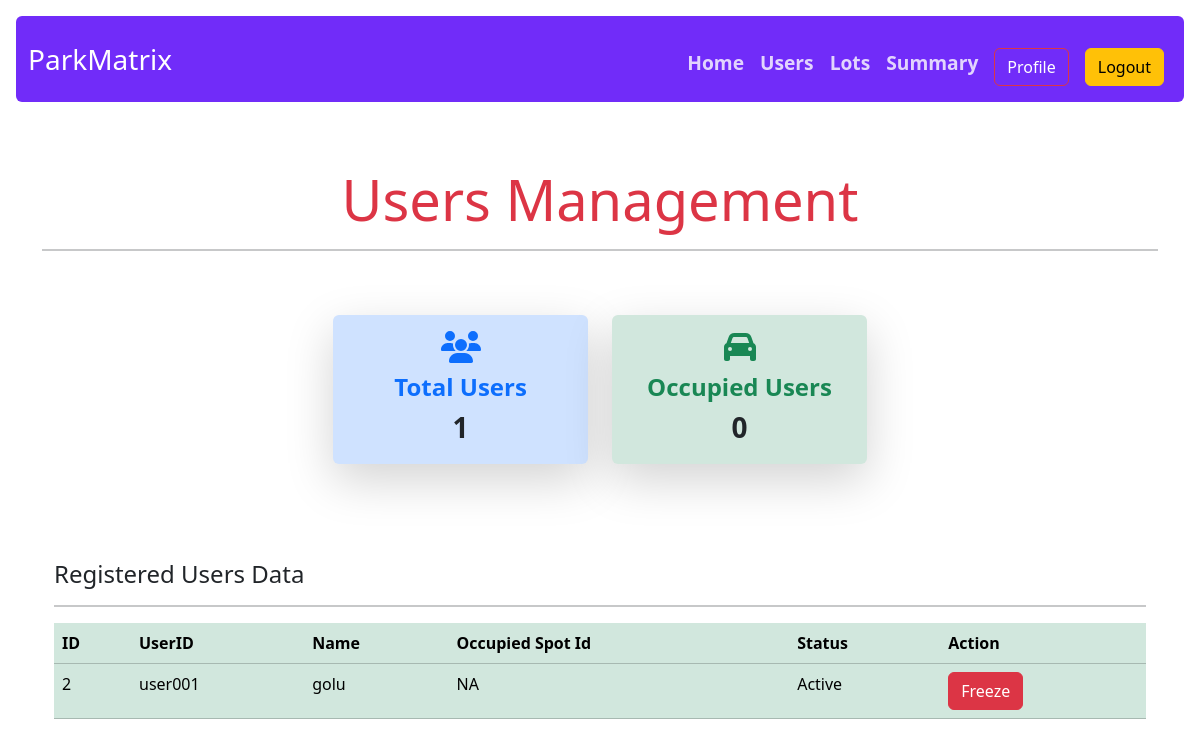
Screenshot of /user_list (signed in) with the database file from the repository.
### models.py (models this page shows)
class User(db.Model):
    id = db.Column(db.Integer , primary_key = True)
    username = db.Column(db.String(32) , unique = True, nullable=False)
    passhash = db.Column(db.String(256), nullable = False)
    name = db.Column(db.String(64), nullable=False)
    is_admin = db.Column(db.Boolean, nullable = False , default = False)
    is_active_user = db.Column(db.Boolean, nullable = False , default = True)
    acquired_spot = db.relationship("Bookedspot", backref="user", lazy='dynamic',cascade='all, delete-orphan')

### routes.py (the view)
@app.route('/user_list')
@admin_required
def user_list():
    all_users = User.query.all()
    user_count = User.query.filter_by(is_active_user = True, is_admin=False).count()
    bookings_count = ParkingSpot.query.filter_by(occupied_status=True).count()
    usermodel = []
    for user in all_users:
        if user.is_admin:
            continue
        current_spot_id = "NA"
        current_spot_number = "NA"
        active_booking = Bookedspot.query.filter_by(user_id=user.id, vehicle_released=False).first()
        if active_booking:
            parking_spot = ParkingSpot.query.get(active_booking.spot_id)
            current_spot_id = parking_spot.id
            current_spot_number = parking_spot.spot_number
        usermodel.append({
            'id': user.id,
            'username': user.username,
            'name': user.name,
            'spot_id': current_spot_id,
            'spot_number': current_spot_number,
            'deleted_spot': user.is_active_user
        })
    return render_template('user_list.html', usermodel=usermodel, user_count=user_count, bookings_count=bookings_count)

### routes.py (called while the page is built)
@app.context_processor
def inject_user():
    user = None
    if 'user_id' in session:
        user = User.query.get(session['user_id'])
    return dict(user=user)

def admin_required(func):
    @wraps(func)
    def inner(*args, **kwargs):
        if 'user_id'not in session:
            flash("Please log in first.")
            return redirect(url_for('login'))
        user = User.query.get(session['user_id'])
        if not user.is_admin:
            flash("You are not an admin.")
            return redirect(url_for('user_dashboard'))
        return func(*args, **kwargs)
    return inner

### templates/user_list.html (shortened to what this page needs)
{% extends 'layout.html' %}
{% block content %}
<div class="container-lg py-5">
  <h3 class="display-4 text-center mb-2  text-danger">
    Users Management
  </h3>
  <hr class="border-2">
  <div class="container py-5 mx-auto">
    <div class="row g-4 justify-content-center">
      <div class="col-12 col-sm-6 col-md-5 col-lg-3">
        <div class="card shadow-lg border-0 bg-primary-subtle text-dark h-100 rounded-xl">
          <div class="card-body text-center p-3">
            <i class="fas fa-users fa-2x mb-2 text-primary"></i>
            <h4 class="card-title fw-semibold text-primary mb-1">Total Users</h4>
            <p class="fs-3 fw-bold mb-0">{{user_count}}</p>
          </div>
        </div>
      </div>
      <div class="col-12 col-sm-6 col-md-5 col-lg-3">
        <div class="card shadow-lg border-0 bg-success-subtle text-dark h-100 rounded-xl">
          <div class="card-body text-center p-3">
            <i class="fas fa-car fa-2x mb-2 text-success"></i>
            <h4 class="card-title fw-semibold text-success mb-1">Occupied Users</h4>
            <p class="fs-3 fw-bold mb-0">{{bookings_count}}</p>
          </div>
        </div>
      </div>
    </div>
  </div>
  <div class="container-lg">
    <h4 class="text-start dispaly-1 mb-3 mt-5 ">Registered Users Data</h4>
    <hr class="border-2">
    <table class="table table-success ">
      <thead>
        <tr>
          <th scope="col">ID</th>
          <th scope="col">UserID</th>
          <th scope="col">Name</th>
          <th scope="col">Occupied Spot Id</th>
          <th scope="col">Status</th>
          <th scope="col">Action</th>
        </tr>
      </thead>
      <tbody>
        {% for users in usermodel %}
        <tr>
          <td>{{users.id}}</td>
          <td>{{users.username}}</td>
          <td>{{users.name}}</td>
          <td>{% if users.spot_id != 0 %}
            {{users.spot_id}}
            {% endif %}
          </td>
          <td> {% if users.deleted_spot %}
            Active
            {% else %}
            Inactive
            {% endif %}
           </td>
          <td>
            {% if users.deleted_spot %}
            <a href="{{ url_for('deactivate_user' , uid = users.id) }}" class="btn btn-danger">Freeze</a>
            {% else %}
            <a href="{{ url_for('deactivate_user' , uid = users.id) }}" class="btn btn-warning">Activate</a>
            {% endif %}
          </td>
        </tr>
        {% endfor %}
      </tbody>
    </table>
  </div>
  {% endblock %}

### rows the page displays
User: id "2", username "user001", name "golu", spot_id "NA"

### other values shown
{{ user_count }} "1"
{{ bookings_count }} "0"
